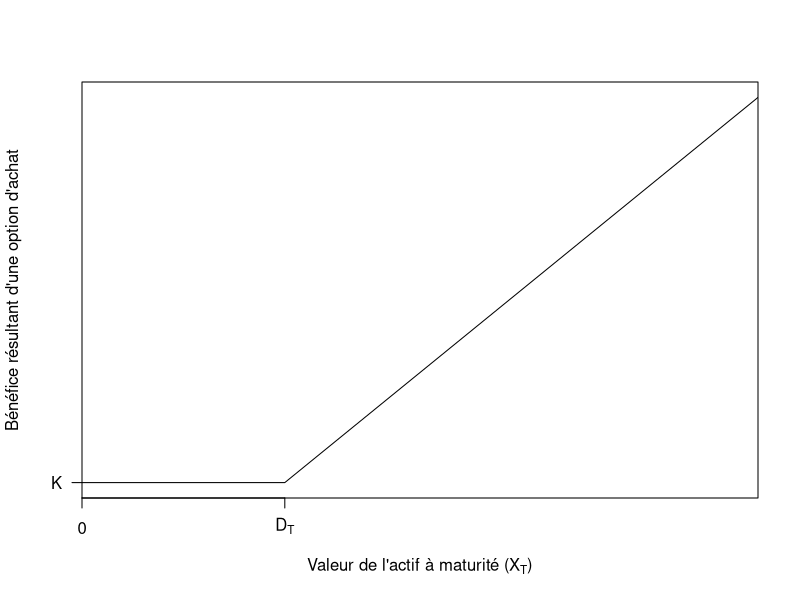
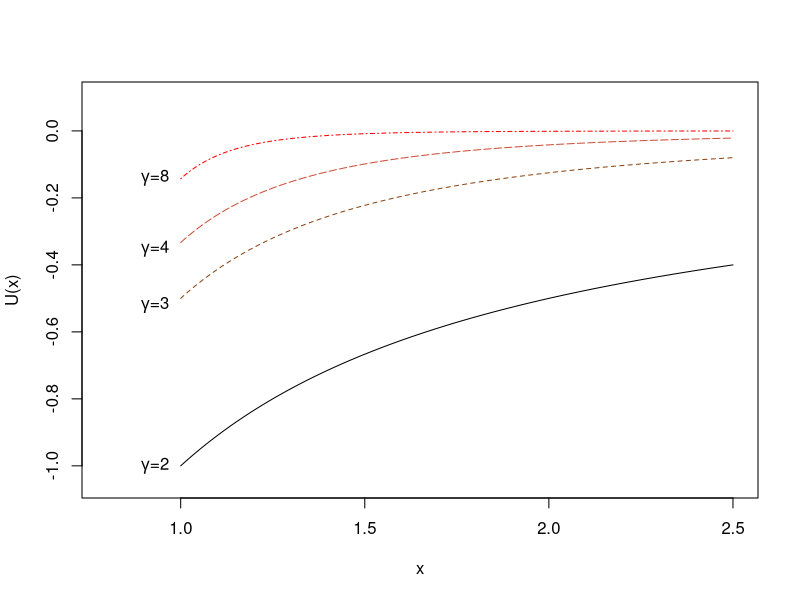
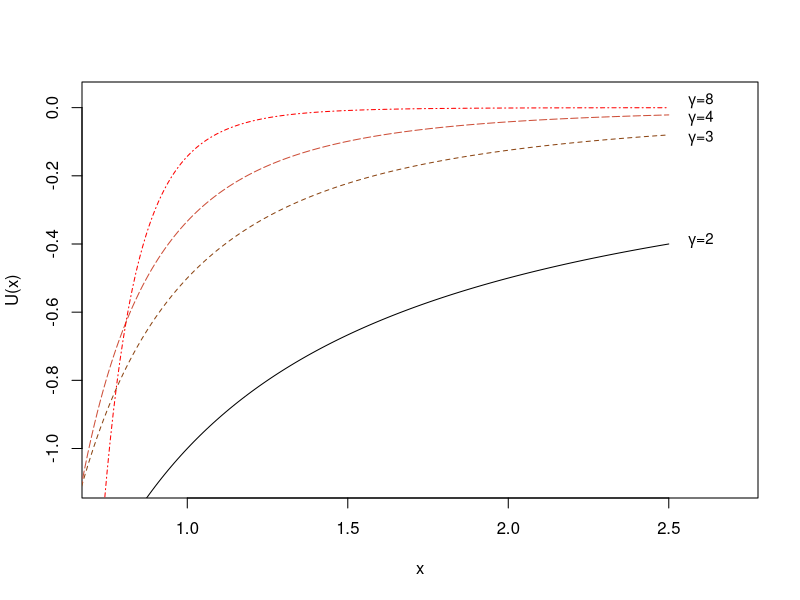

Source code (R) for these figures, in order: (Note: this script raises an error after producing the figures.)
############ MÉMOIRE: Maitrise en Mathématiques Finacières et Actuarielle  #################

library(ggplot2)

# -SECTION 1: Concavification -#

payoff_call<-function(X_T,b,a,K){
  # X_T: valeur du stock à maturité
  # b: Strike value
  # K: valeur initiale du Payoff
  
  # Call de la forme:  a*max(X_T-b,0)+K
  payoff<-a*max(X_T-b,0)+K
  return(payoff)
}
payoff_call(10,5,0.5,8)

P_Utility<-function(X_Tu,gamma){
  res<-(X_Tu)^(1-gamma)/(1-gamma)
  return(res)
}

Find_x_theta_PU<-function(b_o,a_o,K_o,gamma_o){
  f <- function(x) payoff_call(X_T=x,b=b_o,a=a_o,K=K_o)^(-gamma_o)*x*a_o-P_Utility(payoff_call(x,b=b_o,a=a_o,K=K_o),gamma_o)+P_Utility(K_o,gamma_o)        #-Finding the fee
  result<-uniroot(f, c(b_o,b_o+100))$root
  return(result)
}
Find_x_theta_PU(b_o=30,a_o=0.5,K_o=15,gamma_o=4)

P_Utility_con<-function(X_T_con,gamma_c,b_c,a_c,K_c){
  x_theta<-Find_x_theta_PU(b_o=b_c,a_o=a_c,K_o=K_c,gamma_o=gamma_c)
  slope<-(P_Utility(payoff_call(x_theta,b_c,a_c,K_c),gamma_c)-P_Utility(K_c,gamma_c))/(x_theta)
    
  if(X_T_con<=x_theta){Chord<-P_Utility(K_c,gamma_c)+X_T_con*slope}
  else{Chord<-P_Utility(payoff_call(X_T=X_T_con,b=b_c,a=a_c,K=K_c),gamma_c)}
  
  return(Chord)
}


Derivee_P_Utility_con<-function(X_T_con,gamma_c,b_c,a_c,K_c){
  x_theta<-Find_x_theta_PU(b_o=b_c,a_o=a_c,K_o=K_c,gamma_o=gamma_c)
  slope<-(P_Utility(payoff_call(x_theta,b_c,a_c,K_c),gamma_c)-P_Utility(K_c,gamma_c))/(x_theta)
  
  if(X_T_con<=x_theta){Chord<-slope}
  else{Chord<-payoff_call(X_T=X_T_con,b=b_c,a=a_c,K=K_c)^(-gamma_c)*a_c}
  
  return(Chord)
}
  
Convexe_Fun<-function(element){ #Fonction convexe
  res<-(element)^5
  return(res)
}

droite<-function(pente, origine,val_x){
  return(origine+val_x*pente)
}

find_roots<-function(pente1,origine1,beg,end){
  f <- function(x) droite(pente1,origine1,x)-Convexe_Fun(x)
  result1<-uniroot(f, c(beg,end))$root
  return(result1)
}
find_roots(15000,-20000,0,4)

X_opt_given_S<-function(S_T,gamma,sigma,alpha,r){
  result<-(S_T*gamma*sigma^2)/(alpha-r)
  return(result)
}

CRRA<-function(x,gamma){
  result<-(x^(1-gamma)-1)/(1-gamma)
  return(result)
}
####### -SECTION 2: Graphes Concavification -#######
# -Paramètres- #
par_b<-30
par_a<-300
par_K<-15
par_Gamma<-0.75


#-Call Payoff-#
axex<-seq(0,100,1/10)
axey<-lapply(axex,function(x) payoff_call(X_T=x,b=par_b,a=par_a,K=par_K))

#-Utility of a Temrinal Value-#
axey_u<-lapply(axex,function(x) P_Utility(X_Tu=x,gamma=par_Gamma))

#-Utility of a Call Payoff-#
axey_ut<-lapply(axey,function(x) P_Utility(X_Tu=x,gamma=par_Gamma))

#-Concavified Utility of a Call Payoff-#
axey_concav<-lapply(axex,function(x) P_Utility_con(X_T_con=x,gamma_c=par_Gamma,b_c=par_b,a_c=par_a,K_c=par_K))

# -Fonction convexe: Théorique - #
axex2<-seq(0,12,1/10)
axey_convexe<-lapply(axex2,function(x) Convexe_Fun(x))
axey_droite<-lapply(axex2,function(x) droite(11000,-14000,x))

### -GRAPHES- ###
par(mfrow=c(1,1))

# Option d'achat#
plot(axex,axey,ylab = "Bénéfice résultant d'une option d'achat",type='l',lty=1,xlab=expression(paste("Valeur de l'actif à maturité (X"[T],")" )),yaxt = "n" ,xaxt = "n",xaxs="i" )
xtick<-c(0, b=par_b)
axis(side=1, at=xtick,labels=c(0,expression("D"[T])))
axis(side=2, at=par_K,labels=c(expression("K")),las=2)

#Utilité#
axex_Utility<-seq(1,2.5,1/100)
plot(axex_Utility,lapply(axex_Utility,function(x)P_Utility(x,2)),ylab = "U(x)",type='l',lty=1,xlab="x",ylim = c(-1.05,0.1),xlim=c(0.8,2.5))#,yaxt = "n" ,xaxt = "n"
lines(axex_Utility,lapply(axex_Utility,function(x)P_Utility(x,3)),col='saddlebrown',lty=2)
lines(axex_Utility,lapply(axex_Utility,function(x)P_Utility(x,4)),col='tomato3',lty=5)
lines(axex_Utility,lapply(axex_Utility,function(x)P_Utility(x,8)),col='red',lty=4)
text(0.93, -1, labels =  expression(paste(gamma,"=2")))
text(0.93, -0.52, labels =  expression(paste(gamma,"=3")))
text(0.93, -0.35, labels =  expression(paste(gamma,"=4")))
text(0.93, -0.14, labels = expression(paste(gamma,"=8")))


par(mfrow=c(1,1))
axex_Utility<-seq(0.5,2.5,1/100)
plot(axex_Utility,lapply(axex_Utility,function(x)P_Utility(x,2)),ylab = "U(x)",type='l',lty=1,xlab="x",ylim = c(-1.1,0.03),xlim=c(0.75,2.7))#,yaxt = "n" ,xaxt = "n"
lines(axex_Utility,lapply(axex_Utility,function(x)P_Utility(x,3)),col='saddlebrown',lty=2)
lines(axex_Utility,lapply(axex_Utility,function(x)P_Utility(x,4)),col='tomato3',lty=5)
lines(axex_Utility,lapply(axex_Utility,function(x)P_Utility(x,8)),col='red',lty=4)
text(2.6, -0.39, labels =  expression(paste(gamma,"=2")),cex=0.9)
text(2.6, -0.09, labels =  expression(paste(gamma,"=3")),cex=0.9)
text(2.6, -0.03, labels =  expression(paste(gamma,"=4")),cex=0.9)
text(2.6, 0.02, labels = expression(paste(gamma,"=8")),cex=0.9)


### Dérivée des fonctions d'utilités précédentes ###
#Mettre par(mfrow=c(2,1)) pour mettre les graphiques côte-à-côte.
plot(axex_Utility,lapply(axex_Utility,function(x)derivee_Power_Utility(x,2)),ylab = "U'(x)",type='l',lty=1,xlab="x",ylim = c(-0.1,1.5),xlim=c(0.75,2.7))#,yaxt = "n" ,xaxt = "n"
lines(axex_Utility,lapply(axex_Utility,function(x)derivee_Power_Utility(x,3)),col='saddlebrown',lty=2)
lines(axex_Utility,lapply(axex_Utility,function(x)derivee_Power_Utility(x,4)),col='tomato3',lty=5)
lines(axex_Utility,lapply(axex_Utility,function(x)derivee_Power_Utility(x,8)),col='red',lty=4)
text(2.6, 0.18, labels =  expression(paste(gamma,"=2")),cex=0.9)
text(2.6, 0.095, labels =  expression(paste(gamma,"=3")),cex=0.9)
text(2.6, 0.025, labels =  expression(paste(gamma,"=4")),cex=0.9)
text(2.6, -0.04, labels = expression(paste(gamma,"=8")),cex=0.9)



#Concavification#
plot(axex,axey_ut,ylab = "Utilité",xlab=expression(paste("Valeur de l'actif à maturité (x)" )),type='l',yaxt = "n" ,xaxt = "n",lty=2,xaxs="i" )
xtick<-c( 0,b=par_b,round(Find_x_theta_PU(b_o=par_b,a_o=par_a,K_o=par_K,gamma_o=par_Gamma),0))
axis(1, at=xtick, labels=c(0 ,expression(d),expression(paste(tilde(x),'(d)'))))
axis(2, at=axey_ut[1], labels=c(expression(paste(u,'(K)'))))
lines(axex, axey_concav, col = "red",lty=4)
legend(par_b+25, par_K+10, legend=c( expression(paste("Fonction concavifiée  ",tilde(u)(x))), "Fonction originale u(x)"),
       col=c("red", "black"), lty=c(4,2), cex=0.8)

#Fonction convexes#
plot(axex2,axey_convexe,ylab = "",type='l',xlab="", xlim = c(-1,13),ylim = c(-50000,250000),yaxt = "n" ,xaxt = "n")
#abline(-14000,11000,type='l',col='red')
lines(axex2,lapply(axex2,function(x) droite(15000,-20000,x)),col='red')
xtick<-c(find_roots(15000,-20000,0,4),find_roots(15000,-20000,8,12))
axis(1, at=xtick, labels=c(expression(x[1]),expression(x[2])))
ytick<-c(Convexe_Fun(find_roots(15000,-20000,0,4)),Convexe_Fun(find_roots(15000,-20000,8,12)))
axis(2, angle= 45, at=ytick, labels=c(expression(paste("g(x"[1],")")),expression(paste("g(x"[2],")"))))

#X^*_T en fonction de S_T#
par(mfrow=c(1,1))

axex3<-seq(0,40,1)
plot(axex3,lapply(axex3,function(x) X_opt_given_S(x,gamma=2,sigma=0.5,alpha=0.07,r=0.03)),xlab=expression(S[T]),ylab=expression(paste("X","*"[T])),type="l",xaxs="i",yaxs="i",ylim = c(0,2500))
lines(axex3,lapply(axex3,function(x) X_opt_given_S(x,gamma=3,sigma=0.5,alpha=0.07,r=0.03)),col='gray')
lines(axex3,lapply(axex3,function(x) X_opt_given_S(x,gamma=4,sigma=0.5,alpha=0.07,r=0.03)),col='orange')
lines(axex3,lapply(axex3,function(x) X_opt_given_S(x,gamma=5,sigma=0.5,alpha=0.07,r=0.03)),col='red')
legend(5, 2400, legend=c( expression(paste(gamma,"=2")), expression(paste(gamma,"=3")),expression(paste(gamma,"=4")),expression(paste(gamma,"=5"))),
       col=c("black", "gray","orange","red"), lty=c(1,1,1,1), cex=0.8)

plot(axex3,lapply(axex3,function(x) P_Utility(x,gamma=2)),xlab=expression(S[T]),ylab=expression(Utilité),type="l",xaxs="i",yaxs="i",ylim = c(-1,0.2))
lines(axex3,lapply(axex3,function(x) P_Utility(x,gamma=3)),col='gray')
lines(axex3,lapply(axex3,function(x) P_Utility(x,gamma=4)),col='orange')
lines(axex3,lapply(axex3,function(x) P_Utility(x,gamma=5)),col='red')
legend(10, -0.2, legend=c( expression(paste(gamma,"=2")), expression(paste(gamma,"=3")),expression(paste(gamma,"=4")),expression(paste(gamma,"=5"))),
       col=c("black", "gray","orange","red"), lty=c(1,1,1,1), cex=0.8)


#Dérivée de la fonction concavifiée#
plot(axex,lapply(axex,function(x)Derivee_P_Utility_con(X_T_con=x,gamma_c=par_Gamma,b_c=par_b,a_c=par_a,K_c=par_K)),ylab = c( expression(paste(tilde(u)," '",(x)))),xlab=expression(paste("Valeur de l'actif à maturité (x)" )),type='l',col="red" ,xaxt = "n",yaxt = "n",lty=1,xaxs="i",ylim=c(0,1)  )
xtick<-c( 0,round(Find_x_theta_PU(b_o=par_b,a_o=par_a,K_o=par_K,gamma_o=par_Gamma),0))
ytick<-Derivee_P_Utility_con(0,gamma_c=par_Gamma,b_c=par_b,a_c=par_a,K_c=par_K)
axis(1, at=xtick, labels=c(0 ,expression(tilde(x))))
axis(2, at=ytick, labels=c( expression(paste(tilde(u)," '",(tilde(x))))))

#Graphe: Fonction concave#
x_1<-1.5
x_2<-3.95
psi<-0.25
x_mel<-psi*x_1+(1-psi)*x_2
y_mel<-psi*(x_1^5.5)+(1-psi)*(x_2^5.5)
  
axe_d_x<-seq(1,4,0.05)
plot(axe_d_x,lapply(axe_d_x,function(x)x^5.5), type='l',ylim=c(-200,2048),xaxt = "n",yaxt = "n",xlab = '',ylab='')
xtick<-c(x_1,x_2,x_mel)
ytick<-c(lapply(x_1,function(x)x^5.5),lapply(x_2,function(x)x^5.5),lapply(x_mel,function(x)x^5.5),y_mel)
axis(1, at=xtick,cex=0.1, labels=c(expression(x[1]),expression(x[2]),expression(paste(psi,x[1],' + (1 -',psi,')',x[2]))),las=0,col='azure4')
axis(2, at=ytick, labels=c( expression(paste('f(',x[1],')')),expression(paste('f(',x[2],')')),'',''),las=1,col='azure4',cex=0.5)

segments(x0=x_1, y0=-200, x1 =x_1, y1 =as.numeric(ytick[1]), lty=3, col='azure4')
segments(x0=x_2, y0=-200, x1 =x_2, y1 =as.numeric(ytick[2]), lty=3, col='azure4')
segments(x0=x_mel, y0=-200, x1 =x_mel, y1 =y_mel, lty=3, col='dimgrey')

segments(x0=0, y0=as.numeric(ytick[1]), x1 =x_1, y1 =as.numeric(ytick[1]), lty=3, col='azure4')
segments(x0=0, y0=as.numeric(ytick[2]), x1 =x_2, y1 =as.numeric(ytick[2]), lty=3, col='azure4')
segments(x0=0, y0=as.numeric(ytick[3]), x1 =x_mel, y1 =as.numeric(ytick[3]), lty=3, col='dimgrey')
segments(x0=0, y0=y_mel, x1 =x_mel, y1 =y_mel, lty=3, col='dimgrey')

segments(x0=x_1, y0=as.numeric(ytick[1]), x1 =x_2, y1 =as.numeric(ytick[2]), lty=4, col='red')

text(1.47,as.numeric(ytick[3])+75 , labels = expression(paste(f,'( ',psi,x[1],'+ (1 -',psi,')',x[2],' )')),cex=1,col='dimgrey')
text(1.49,y_mel+75 , labels = expression(paste(psi,f,'(',x[1],') + (1 -',psi,')',f,'(',x[2],')')),cex=1,col='dimgrey')

points(x_mel,as.numeric(ytick[3]),pch = 19,col='grey',cex=0.7)
points(x_mel,y_mel,pch = 19,col='grey',cex=0.7)



#Graphe: fonction convexe#
#Note: Effacer l'historique de la section '#Graphe: Fonction concave#'
x_1<-1.05
x_2<-3.7
psi<-0.6
x_mel<-psi*x_1+(1-psi)*x_2
y_mel<-psi*(-x_1^-1.5)+(1-psi)*(-x_2^-1.5)

axe_d_x<-seq(1,4,0.05)
plot(axe_d_x,lapply(axe_d_x,function(x)-x^-1.5), type='l',xaxt = "n",yaxt = "n",xlab = '',ylab='',xlim=c(0.3,4))
xtick<-c(x_1,x_2,x_mel)
ytick<-c(lapply(x_1,function(x)-x^-1.5),lapply(x_2,function(x)-x^-1.5),lapply(x_mel,function(x)-x^-1.5),y_mel)
axis(1, at=xtick,cex=0.1, labels=c(expression(x[1]),expression(x[2]),expression(paste(psi,x[1],' + (1 -',psi,')',x[2]))),las=0,col='azure4')
axis(2, at=ytick, labels=c( expression(paste('f(',x[1],')')),expression(paste('f(',x[2],')')),'',''),las=1,col='azure4',cex=0.5)

segments(x0=x_1, y0=-525, x1 =x_1, y1 =as.numeric(ytick[1]), lty=3, col='azure4')
segments(x0=x_2, y0=-525, x1 =x_2, y1 =as.numeric(ytick[2]), lty=3, col='azure4')
segments(x0=x_mel, y0=-525, x1 =x_mel, y1 =as.numeric(ytick[3]), lty=3, col='dimgrey')

segments(x0=0, y0=as.numeric(ytick[1]), x1 =x_1, y1 =as.numeric(ytick[1]), lty=3, col='azure4')
segments(x0=0, y0=as.numeric(ytick[2]), x1 =x_2, y1 =as.numeric(ytick[2]), lty=3, col='azure4')
segments(x0=0, y0=as.numeric(ytick[3]), x1 =x_mel, y1 =as.numeric(ytick[3]), lty=3, col='dimgrey')
segments(x0=0, y0=y_mel, x1 =x_mel, y1 =y_mel, lty=3, col='dimgrey')

segments(x0=x_1, y0=as.numeric(ytick[1]), x1 =x_2, y1 =as.numeric(ytick[2]), lty=4, col='red')

text(0.75,as.numeric(ytick[3])+0.025, labels = expression(paste(f,'( ',psi,x[1],'+ (1 -',psi,')',x[2],' )')),cex=1,col='dimgrey')
text(0.75,y_mel+0.025 , labels = expression(paste(psi,f,'(',x[1],') + (1 -',psi,')',f,'(',x[2],')')),cex=1,col='dimgrey')

points(x_mel,as.numeric(ytick[3]),pch = 19,col='grey',cex=0.7)
points(x_mel,y_mel,pch = 19,col='grey',cex=0.7)



### Graphes: optimisation convexe, relaxation lagrangienne ###
# Fonction de contrainte convexe #

axe_d_x<-seq(-2,2,0.01)
plot(axe_d_x,lapply(axe_d_x,function(x)-0.1*(x-5)^(2)-1),type='l',xlab =expression(x),ylab='',ylim=c(-6,2))
#segments(x0=-2, y0=0, x1 =2, y1 =0, lty=3, col='dimgrey')
lines(axe_d_x,lapply(axe_d_x,function(x)2*x^2-1),col='gray0',lty=2)
lines(axe_d_x,lapply(axe_d_x,function(x)-0.1*(x-5)^(2)-1-(0.1)*(2*x^2-1)),col='gray0',lty=3)
lines(axe_d_x,lapply(axe_d_x,function(x)-0.1*(x-5)^(2)-1-(0.2)*(2*x^2-1)),col='gray0',lty=3)
lines(axe_d_x,lapply(axe_d_x,function(x)-0.1*(x-5)^(2)-1-(0.3)*(2*x^2-1)),col='gray0',lty=3)
lines(axe_d_x,lapply(axe_d_x,function(x)-0.1*(x-5)^(2)-1-(0.4)*(2*x^2-1)),col='gray0',lty=3)
lines(axe_d_x,lapply(axe_d_x,function(x)-0.1*(x-5)^(2)-1-(0.5)*(2*x^2-1)),col='gray0',lty=3)
lines(axe_d_x,lapply(axe_d_x,function(x)-0.1*(x-5)^(2)-1-(0.6)*(2*x^2-1)),col='gray0',lty=3)
lines(axe_d_x,lapply(axe_d_x,function(x)-0.1*(x-5)^(2)-1-(0.7)*(2*x^2-1)),col='gray0',lty=3)
lines(axe_d_x,lapply(axe_d_x,function(x)-0.1*(x-5)^(2)-1-(0.8)*(2*x^2-1)),col='gray0',lty=3)
lines(axe_d_x,lapply(axe_d_x,function(x)-0.1*(x-5)^(2)-1-(1)*(2*x^2-1)),col='gray0',lty=3)

points(sqrt(0.5),lapply(sqrt(0.5),function(x)-0.1*(x-5)^(2)-1),pch = 19,col='red',cex=0.7)
abline(v=sqrt(0.5),col='darkgrey',lty=3)
abline(v=-sqrt(0.5),col='darkgrey',lty=3)

plot(seq(0.1,1,0.01),lapply(seq(0.1,1,0.01),function(y)max(as.numeric(lapply(axe_d_x,function(x)-0.1*(x-5)^(2)-1-(y)*(2*x^2-1))))),type='l',xlab = expression(lambda),ylab=expression(paste('J(',lambda,')')))
abline(h=lapply(sqrt(0.5),function(x)-0.1*(x-5)^(2)-1),col='red',lty=2)
points(0.3,-2.842,pch = 19,col='azure4',cex=0.7)
text(0.33,-2.82,labels=expression(j^'*'),col='azure4')
text(1,-2.82,labels=expression(c^'*'),col='red')


# Fonction de contrainte non-convexe #
axe_d_x<-seq(-2,4.5,0.01)
plot(axe_d_x,lapply(axe_d_x,function(x)-0.01*(3*x^4-17*x^3+17*x^2+48)-2),type='l',xlab =expression(x),ylab='',ylim=c(-4,1))
#segments(x0=-2, y0=0, x1 =2, y1 =0, lty=3, col='dimgrey')
lines(axe_d_x,lapply(axe_d_x,function(x)0.5*(x-0.5)^2-0.5),col='gray0',lty=2)
lines(axe_d_x,lapply(axe_d_x,function(x)-0.01*(3*x^4-17*x^3+17*x^2+48)-2-(0.1)*(0.5*(x-0.5)^2-0.5)),col='gray0',lty=3)
lines(axe_d_x,lapply(axe_d_x,function(x)-0.01*(3*x^4-17*x^3+17*x^2+48)-2-(0.2)*(0.5*(x-0.5)^2-0.5)),col='gray0',lty=3)
lines(axe_d_x,lapply(axe_d_x,function(x)-0.01*(3*x^4-17*x^3+17*x^2+48)-2-(0.3)*(0.5*(x-0.5)^2-0.5)),col='gray0',lty=3)
lines(axe_d_x,lapply(axe_d_x,function(x)-0.01*(3*x^4-17*x^3+17*x^2+48)-2-(0.4)*(0.5*(x-0.5)^2-0.5)),col='gray0',lty=3)
lines(axe_d_x,lapply(axe_d_x,function(x)-0.01*(3*x^4-17*x^3+17*x^2+48)-2-(0.5)*(0.5*(x-0.5)^2-0.5)),col='gray0',lty=3)
lines(axe_d_x,lapply(axe_d_x,function(x)-0.01*(3*x^4-17*x^3+17*x^2+48)-2-(0.6)*(0.5*(x-0.5)^2-0.5)),col='gray0',lty=3)
lines(axe_d_x,lapply(axe_d_x,function(x)-0.01*(3*x^4-17*x^3+17*x^2+48)-2-(0.7)*(0.5*(x-0.5)^2-0.5)),col='gray0',lty=3)
lines(axe_d_x,lapply(axe_d_x,function(x)-0.01*(3*x^4-17*x^3+17*x^2+48)-2-(0.8)*(0.5*(x-0.5)^2-0.5)),col='gray0',lty=3)
lines(axe_d_x,lapply(axe_d_x,function(x)-0.01*(3*x^4-17*x^3+17*x^2+48)-2-(0.9)*(0.5*(x-0.5)^2-0.5)),col='gray0',lty=3)

points(1.499,lapply(1.499,function(y)-0.01*(3*y^4-17*y^3+17*y^2+48)-2),pch = 19,col='red',cex=0.7)
abline(v=1.4999,col='darkgrey',lty=3)
abline(v=-0.4999,col='darkgrey',lty=3)

plot(seq(0.1,1,0.01),lapply(seq(0.1,1,0.01),function(y)max(as.numeric(lapply(axe_d_x,function(x)-0.01*(3*x^4-17*x^3+17*x^2+48)-2-(y)*(0.5*(x-0.5)^2-0.5))))),type='l',xlab = expression(lambda),ylab=expression(paste('J(',lambda,')')),ylim=c(-2.5,-2))
abline(h=lapply(1.499,function(x)-0.01*(3*x^4-17*x^3+17*x^2+48)-2),col='red',lty=2)
points(0.22,-2.3849,pch = 19,col='azure4',cex=0.7) #-2.384961
text(0.25,-2.405,labels=expression(j^'*'),col='azure4')
text(1,-2.46,labels=expression(c^'*'),col='red')

##### -TEST SECTION- #####
plot(seq(-2,5,0.01),lapply(seq(-2,5,0.01),function(x)0.01*(3*x^4-17*x^3+20*x^2+48)),col='gray0',lty=2,type='l')
f <- function(y) max(as.numeric(lapply(axe_d_x,function(x)-0.01*(3*x^4-17*x^3+17*x^2+48)-2-(y)*(0.5*(x-0.5)^2-0.5))))+2.84      #-Finding the fee
uniroot(f, c(0.1,3))$root

max(as.numeric(lapply(axe_d_x,function(x)-0.1*(x-5)^(2)-1-(0.1)*(2*x^2-1))))

plot(1:10, 1:10, type="l", lty=2, lwd=3)
plot(1:10, 1:10, type="l", lty=1)
plot(axex,axey,ylab = "Résultat de l'option",type='l',lty=3,xlab="Valeur terminale de X",yaxt = "n" ,xaxt = "n")
xtick<-c(0, b=30)

pnorm(0)